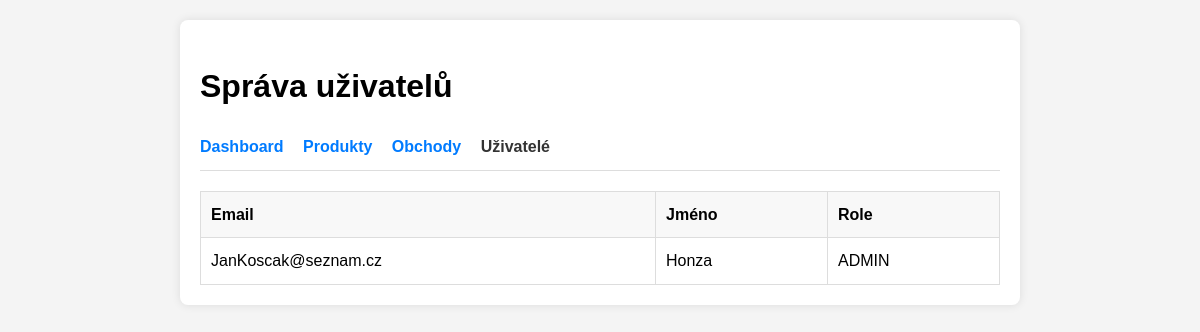
/admin_users.php (signed in), run on the app's committed database.
### tables this page shows
CREATE TABLE users (
    id INTEGER PRIMARY KEY AUTOINCREMENT,
    email TEXT UNIQUE NOT NULL,
    password TEXT NOT NULL,
    player_name TEXT NOT NULL,
    last_login DATETIME
, role TEXT DEFAULT "USER");

### admin_users.php (the view, shortened to what this page needs)
<?php
require_once 'db.php';
$stmt = $db->query("SELECT email, player_name, role FROM users");
$users = $stmt->fetchAll(PDO::FETCH_ASSOC);
?>
<!DOCTYPE html>
<html lang="cs">
<head>
</head>
<body>
    <div class="container">
        <h1>Správa uživatelů</h1>
        <nav>
            <a href="index.php">Dashboard</a>
            <a href="admin_products.php">Produkty</a>
            <a href="admin_stores.php">Obchody</a>
            <a href="admin_users.php" style="color:#333">Uživatelé</a>
        </nav>
        <table>
            <thead>
                <tr>
                    <th>Email</th>
                    <th>Jméno</th>
                    <th>Role</th>
                </tr>
            </thead>
            <tbody>
                <?php foreach ($users as $u): ?>
                <tr>
                    <td><?php echo htmlspecialchars($u['email']); ?></td>
                    <td><?php echo htmlspecialchars($u['player_name']); ?></td>
                    <td><?php echo htmlspecialchars($u['role']); ?></td>
                </tr>
                <?php endforeach; ?>
            </tbody>
        </table>
    </div>
</body>
</html>

### admin_users.php (style rules this page uses)
body { font-family: sans-serif; line-height: 1.6; margin: 20px; background: #f4f4f4; }
.container { max-width: 800px; margin: auto; background: #fff; padding: 20px; border-radius: 8px; box-shadow: 0 0 10px rgba(0,0,0,0.1); }
nav { margin-bottom: 20px; border-bottom: 1px solid #ddd; padding-bottom: 10px; }
nav a { margin-right: 15px; text-decoration: none; color: #007bff; font-weight: bold; }
table { width: 100%; border-collapse: collapse; margin-top: 20px; }
th, td { padding: 10px; border: 1px solid #ddd; text-align: left; }
th { background: #f8f8f8; }

### data on the page
users: email "JanKoscak@seznam.cz", player_name "Honza", role "ADMIN"
